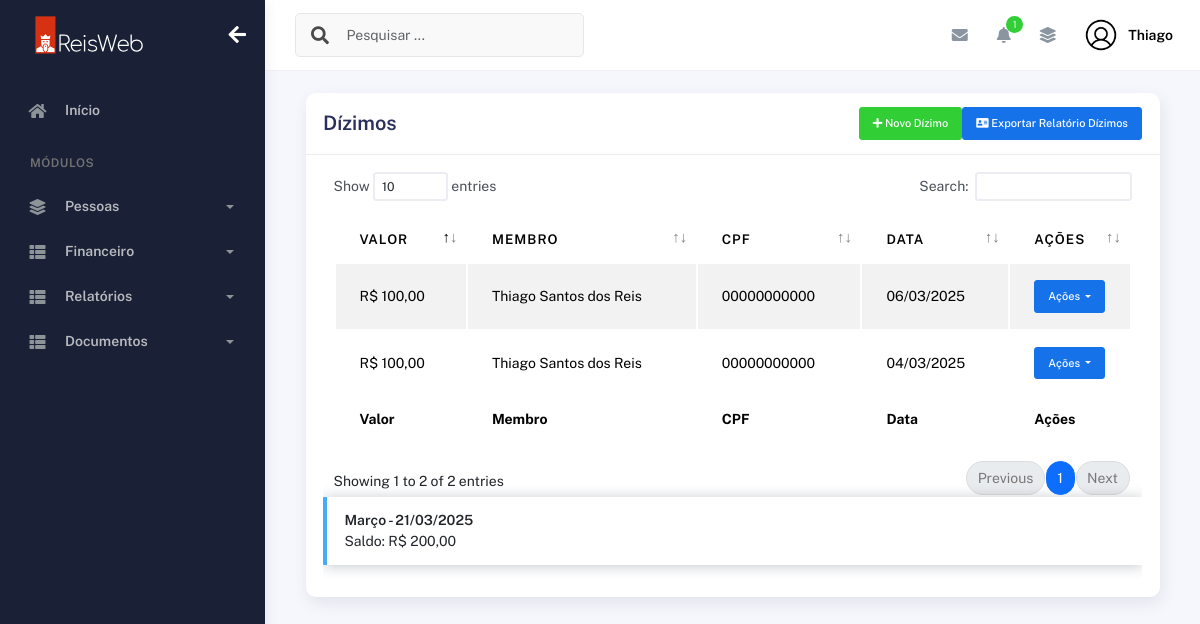
Before: /dizimos/ (signed in) with the older database file.
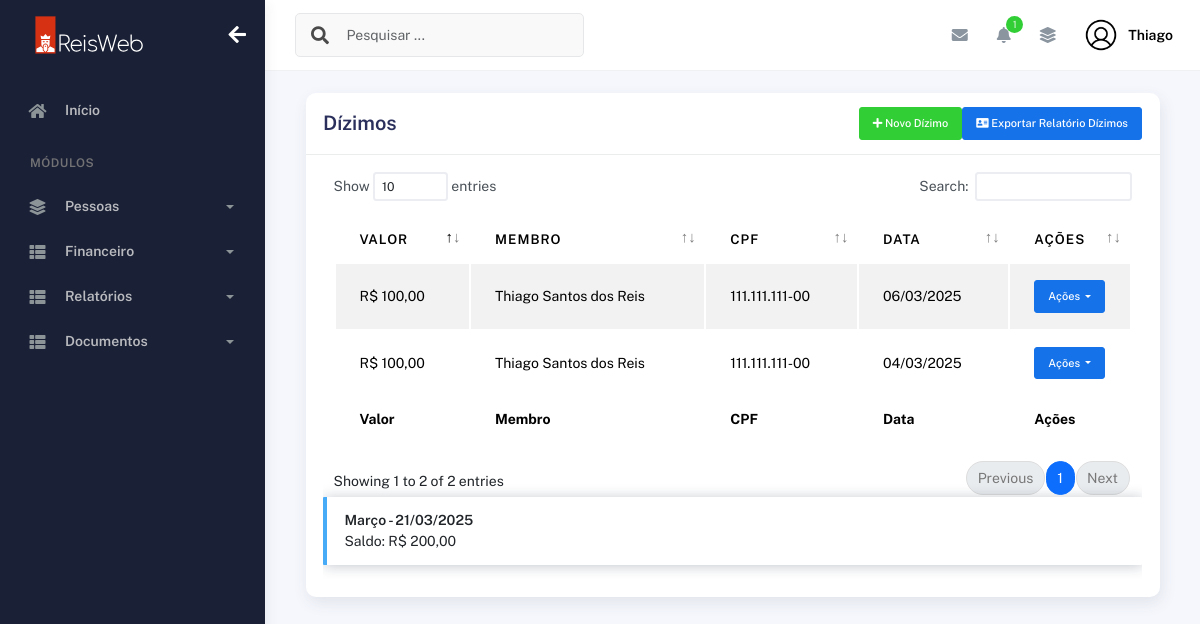
After: the same page with the newer database file.
### plataformadizimos/models.py (models this page shows, shortened)
class Dizimos(models.Model):
    membro = models.ForeignKey(Membros, on_delete=models.CASCADE)
    valor = models.DecimalField(max_digits=10, decimal_places=2)
    data_dizimo = models.DateField(auto_now_add=True)  # Data do dízimo (preenchida automaticamente)

### plataformaigreja/models.py (models this page shows, shortened)
class Membros(models.Model):
    choices_sexo = (('F', 'Feminino'),
                    ('M', 'Masculino'))
    choices_cargo = (('A', 'Auxiliar'),
                     ('C', 'Congregado'),
                     ('Cr', 'Crianças'),
                     ('Da', 'Diaconisa'),
                     ('D', 'Diácono'),
                     ('E', 'Evangelista'),
                     ('J', 'Jovem'),
                     ('Mb', 'Membro'),
                     ('Mi', 'Missionário(a)'),
                     ('Pr', 'Pastor'),
                     ('P', 'Presbítero'))
    nome = models.CharField(max_length=50)
    sexo = models.CharField(max_length=1, choices=choices_sexo)
    cpf = models.CharField(max_length=20, blank=True, null=True)
    email = models.EmailField(blank=True, null=True)
    telefone = models.CharField(max_length=19, blank=True, null=True)
    endereco = models.CharField(max_length=100, blank=True, null=True)
    foto = models.ImageField(upload_to="img_membros", null=True, blank=True)
    data_nascimento = models.DateField(null=True, blank=True)
    data_batismo = models.DateField(null=True, blank=True)
    cargo = models.CharField(max_length=2, choices=choices_cargo)
    pastor = models.ForeignKey(
        User,
        on_delete=models.CASCADE
    )

### plataformadizimos/views.py (the view, shortened to what this page needs)
# urls.py: path('dizimos/', views.dizimos, name='dizimos'),
@login_required(login_url='/usuarios/login')
def dizimos(request):
    data_atual = datetime.now()
    mes_atual = data_atual.month
    ano_atual = data_atual.year
    dizimos = Dizimos.objects.filter(membro__pastor=request.user).order_by("-data_dizimo")
    total_dizimos = Dizimos.objects.filter(
        membro__pastor=request.user,
        data_dizimo__month=mes_atual,
        data_dizimo__year=ano_atual
    ).aggregate(Sum('valor'))['valor__sum'] or 0
    membros = Membros.objects.filter(pastor=request.user)
    return render(request, "dizimos.html", {
        "membros": membros,
        "dizimos": dizimos,
        "total_dizimos": total_dizimos,
        "data_atual": data_atual,
    })

### plataformadizimos/templates/dizimos.html (shortened to what this page needs)
{% extends "bases/base_plataformaigreja.html" %}
{% load static %}
{% block 'conteudo' %}
  <div class="container">
    <div class="page-inner">
      <div class="col-md-12">
        <div class="card">
          <div class="card-header">
            <div class="d-flex align-items-center">
              <h4 class="card-title">Dízimos</h4>
                <button
                  class="btn btn-success btn-sm ms-auto"
                  data-bs-toggle="modal"
                  data-bs-target="#addRowModal"
                >
                  <i class="fa fa-plus"></i>
                  Novo Dízimo
                </button>
                <a href="{% url 'pagina_relatorio_dizimos' %}" class="btn btn-primary btn-sm"><i class="fas fa-address-card"></i> Exportar Relatório Dízimos</a>
            </div>
          </div>
        <div class="card-body">
                    <div class="table-responsive">
                      <table
                        id="add-row"
                        class="display table table-striped table-hover"
                      >
                        <thead>
                          <tr>
                            <th>Valor</th>
                            <th>Membro</th>
                            <th>CPF</th>
                            <th>Data</th>
                            <th style="width: 10%">Ações</th>
                          </tr>
                        </thead>
                        <tfoot>
                          <tr>
                            <th>Valor</th>
                            <th>Membro</th>
                            <th>CPF</th>
                            <th>Data</th>
                            <th>Ações</th>
                          </tr>
                        </tfoot>
                        <tbody>
                          {% for dizimo in dizimos %}
                            <tr>
                              <td>R$ {{ dizimo.valor }}</td>
                              <td>{{ dizimo.membro.nome }}</td>
                              <td>{{dizimo.membro.cpf}}</td>
                              <td>{{ dizimo.data_dizimo|date:"d/m/Y" }}</td>
                              <td>
                                <div class="form-button-action">
                                  <button id="btnGroupDrop1" type="button" class="btn btn-primary btn-sm dropdown-toggle" data-bs-toggle="dropdown" aria-expanded="false">
                                    Ações
                                  </button>
                                </div>
                              </td>
                            </tr>
                          {% endfor %}
                        </tbody>
                      </table>
                      <div class="alert alert-info">
                        <strong>{{ data_atual|date:"F" }} - {{ data_atual|date:"d/m/Y" }}</strong>
                        <br/>Saldo: R$ {{ total_dizimos|floatformat:2 }}
                      </div>
                    </div>
                  </div>
                </div>
              </div>
            </div>
          </div>
        </div>
      </div>
    </div>
{% endblock %}

Changed rows visible on the page:
changed through a linked row, Dizimos (number 1 of 2 on the later page): membro.cpf "00000000000" → "111.111.111-00"
changed through a linked row, Dizimos (number 2 of 2 on the later page): membro.cpf "00000000000" → "111.111.111-00"
